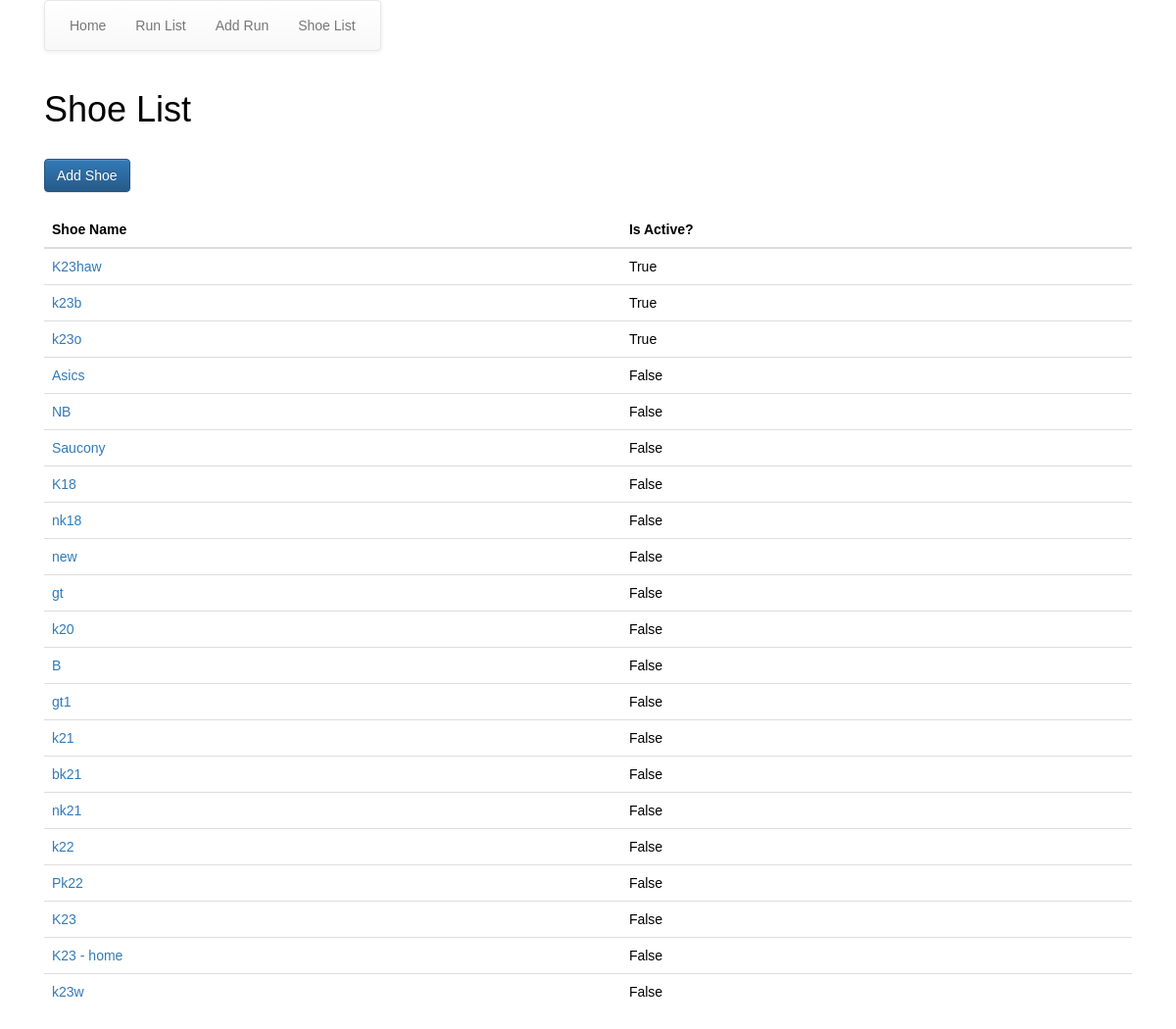
Page /run_app/shoe_list/ on the committed database.
### run_app/models.py (models this page shows, shortened)
class Shoes(models.Model):
    name = models.CharField(max_length=30, unique=True)
    active = models.BooleanField()

### run_app/views.py (the view)
class ShoeListView(ListView):
    model = Shoes
    queryset = Shoes.objects.all().order_by('-active')

### run_app/templates/run_app/shoes_list.html
{%extends "run_app/base.html"%}
{%load staticfiles%}
{%block body_block%}
<h1>Shoe List</h1>
<br>
<a href="{% url 'run_app:add_shoe' %}"> <button class="btn btn-primary">Add Shoe</button></a>
<br>
<br>
<table class="table">
  <thead>
    <th>Shoe Name</th>
    <th>Is Active?</th>
  </thead>
  <tbody>
    {%for shoe in shoes_list%}
    <tr>
      <td><a href='/run_app/update_shoe/{{shoe.id}}/'>{{shoe.name}}</td>
        <td>{{shoe.active}}</td>
    </tr>
    {%endfor%}
  </tbody>
</table>
{%endblock%}

### static/fb_app/css/my_style.css (style rules this page uses)
body { font-family: Arial; color: black; height: 100%; }
* { box-sizing: border-box; }

### rows in the picture
Shoes: name "K23haw", active "True"
Shoes: name "k23b", active "True"
Shoes: name "k23o", active "True"
Shoes: name "Asics", active "False"
Shoes: name "NB", active "False"
Shoes: name "Saucony", active "False"
Shoes: name "K18", active "False"
Shoes: name "nk18", active "False"
Shoes: name "new", active "False"
Shoes: name "gt", active "False"
Shoes: name "k20", active "False"
Shoes: name "B", active "False"
Shoes: name "gt1", active "False"
Shoes: name "k21", active "False"
Shoes: name "bk21", active "False"
Shoes: name "nk21", active "False"
Shoes: name "k22", active "False"
Shoes: name "Pk22", active "False"
Shoes: name "K23", active "False"
Shoes: name "K23 - home", active "False"
Shoes: name "k23w", active "False"
